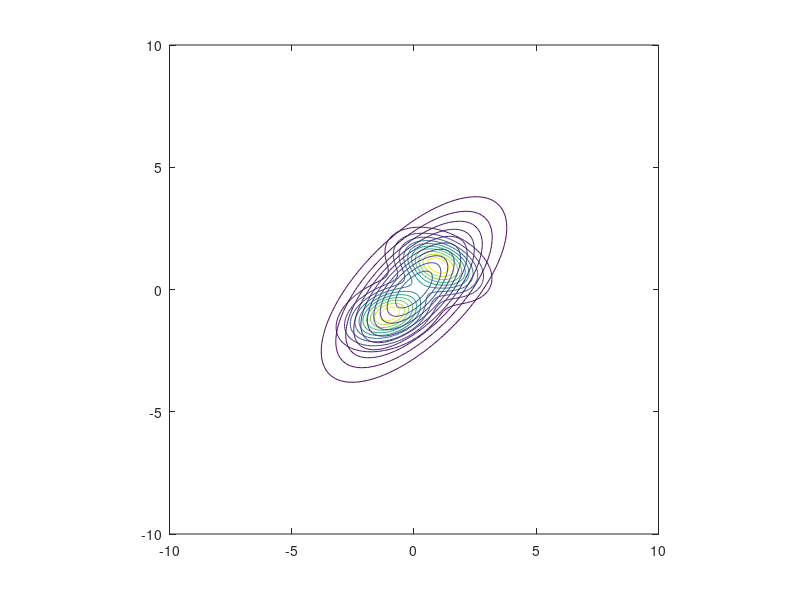

The MATLAB script that drew this image: (Note: this script raises an error after producing the figure.)
% Visualize difference between KL(p,q) and KL(q,p) where p is a mix of two
% 2d Gaussians, and q is a single 2d Gaussian
% This is Figure bishop-5-4

%PMTKauthor Cody Severinski

clear all

mu = [-1,-1; 1,1];

Sigma = zeros(2,2,2);
Sigma(:,:,1) = [1/2,1/4;1/4,1];
Sigma(:,:,2) = [1/2,-1/4;-1/4,1];
SigmaKL = [3,2;2,3];

x1 = [-10:0.1:10]';
x2 = x1;

n1 = length(x1);
n2 = length(x2);

f1 = zeros(n1,n2);
f2 = zeros(n1,n2);
klf = zeros(n1,n2);
kll = klf;
klr = klf;

for i=1:n1
  f1(i,:) = mvnpdf([repmat(x1(i),n2,1),x2],mu(1,:),Sigma(:,:,1));
  f2(i,:) = mvnpdf([repmat(x1(i),n2,1),x2],mu(2,:),Sigma(:,:,2));
  klf(i,:) = mvnpdf([repmat(x1(i),n2,1),x2],zeros(1,2),SigmaKL);
  kll(i,:) = mvnpdf([repmat(x1(i),n2,1),x2],mu(1,:),Sigma(:,:,1)*0.6);
  klr(i,:) = mvnpdf([repmat(x1(i),n2,1),x2],mu(2,:),Sigma(:,:,2)*0.6);
end

f = f1 + f2;
% (a)
figure
contour(x1,x2,f); %,'b',4,'linewidth',3);
hold on;
contour(x1,x2,klf); %'r',4,'linewidth',3);
hold off;
axis square
printPmtkFigure('KLfwd')
%print('bishop-5-4a.pdf'); close all;

% (b)
figure
contour(x1,x2,f); %,'b',4,'linewidth',3);
hold on;
contour(x1,x2,kll); %'r',4,'linewidth',3);
hold off;
printPmtkFigure('KLreverse1')
%print('bishop-5-4b.pdf'); close all;

%(c)
figure
contour(x1,x2,f); %,'b',4,'linewidth',3);
hold on;
contour(x1,x2,klr); %,'r',4,'linewidth',3);
hold off;
axis equal
printPmtkFigure('KLreverse1')
%print('bishop-5-4c.pdf'); close all;
